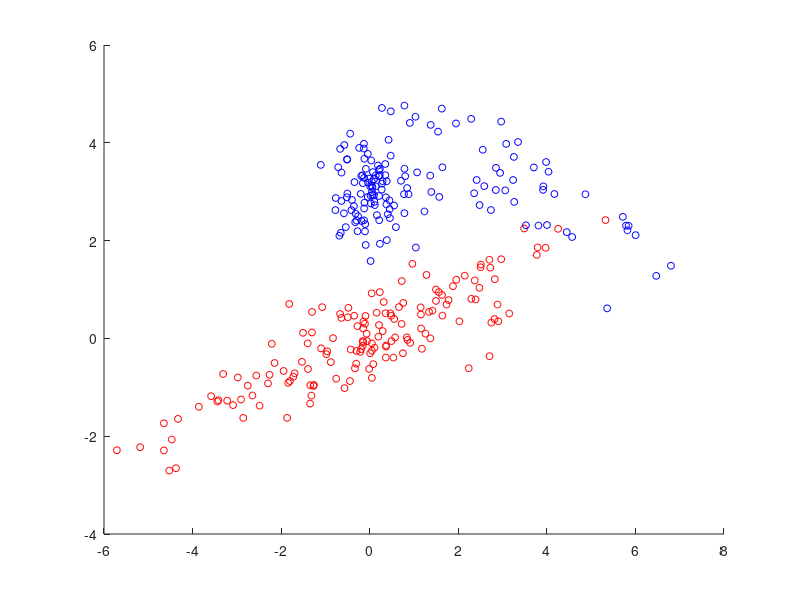

Write the MATLAB code that produced this figure.
% clear % Clear Variables
% clc   % Clear Console
% close all

% Classe 1
mu1 = [0 0];
sigma1 = [2^2 1.7; 1.7 1^2];
qSamples1 = 150;
% Classe 2
mu2 = [0 3];
sigma2 = [.5^2 0; 0 .5^2];
qSamples2 = 100;
% Classe 2
mu3 = [4 3];
sigma3 = [2^2 -1.7; -1.7 1^2];
qSamples3 = 50;

qtdClass1 = qSamples1;
qtdClass2 = (qSamples2 + qSamples3);

labels = [ones(qtdClass1, 1); repmat(2, [qtdClass2 1])];

% Distribution Bivariate
samples = [mvnrnd(mu1,sigma1,qSamples1);mvnrnd(mu2,sigma2,qSamples2);mvnrnd(mu3,sigma3,qSamples3)];

figure
hold all
plot(samples(labels==1,1),samples(labels==1,2),'ro','MarkerSize',5);% Correct class 1 => cluster 1
plot(samples(labels==2,1),samples(labels==2,2),'bo','MarkerSize',5);% Wrong   class 1 => cluster 2